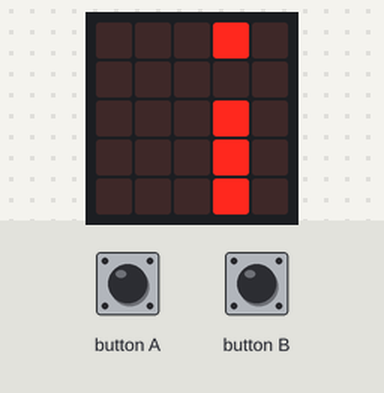
The program below on a simulated BBC micro:bit (MakeCode). Shown: the board's 5×5 LED display. The test bench sets the inputs (shaded band). Random numbers come from a fixed seed; the run ends where the board's game-over animation would start. At 7.2 s the program stops and its outputs stay as they are.

Above: at 1.2 s.
1.3 s: button A pressed for 0.15 s
At 2.3 s:
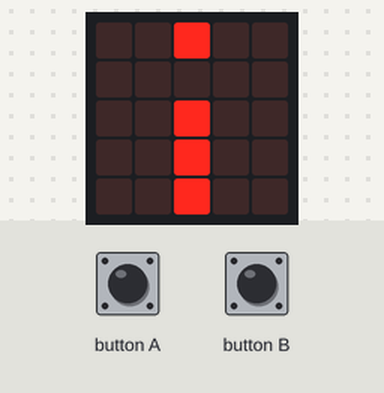
At 7.6 s:
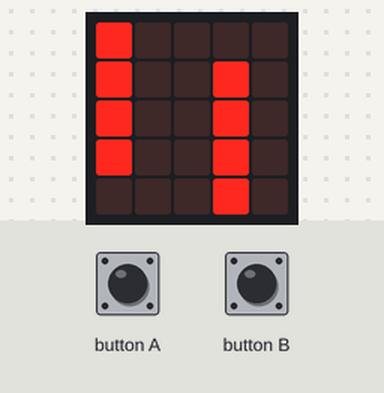
Timing chart, 0 to 8.7 s (numbered marks = the images above; inputs shaded):
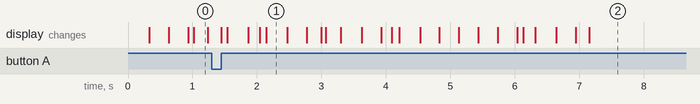

The program:

main.ts
```typescript
input.onButtonPressed(Button.A, function () {
    bird.change(LedSpriteProperty.Y, -1)
})
input.onButtonPressed(Button.B, function () {
    bird.change(LedSpriteProperty.Y, 1)
})
let emptyObstacleY = 0
let bird: game.LedSprite = null
let ticks = 0
let obstacle: game.LedSprite[] = []
bird = game.createSprite(0, 2)
bird.set(LedSpriteProperty.Blink, 300)
basic.forever(function () {
    while (obstacle.length > 0 && obstacle[0].get(LedSpriteProperty.X) == 0) {
        obstacle.removeAt(0).delete()
    }
    for (let obstacle2 of obstacle) {
        obstacle2.change(LedSpriteProperty.X, -1)
    }
    if (ticks % 3 == 0) {
        emptyObstacleY = randint(0, 4)
        for (let index = 0; index <= 4; index++) {
            if (index != emptyObstacleY) {
                obstacle.push(game.createSprite(4, index))
            }
        }
    }
    for (let obstacle3 of obstacle) {
        if (obstacle3.get(LedSpriteProperty.X) == bird.get(LedSpriteProperty.X) && obstacle3.get(LedSpriteProperty.Y) == bird.get(LedSpriteProperty.Y)) {
            game.gameOver()
        }
    }
    ticks += 1
    basic.pause(1000)
})
```

test.ts
```typescript
// tests go here; this will not be compiled when this package is used as an extension.
```
